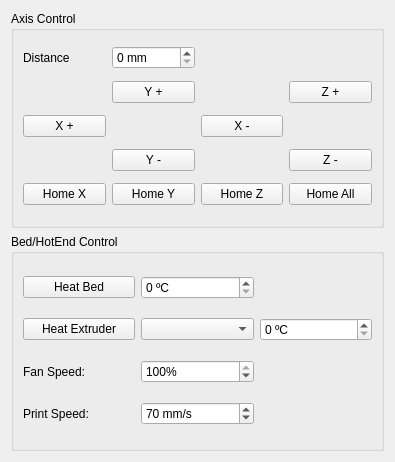
<?xml version="1.0" encoding="UTF-8"?>
<ui version="4.0">
 <class>TemporaryPrinterControlWidget</class>
 <widget class="QWidget" name="TemporaryPrinterControlWidget">
  <property name="geometry">
   <rect>
    <x>0</x>
    <y>0</y>
    <width>395</width>
    <height>462</height>
   </rect>
  </property>
  <property name="windowTitle">
   <string>Form</string>
  </property>
  <layout class="QGridLayout" name="gridLayout">
   <item row="0" column="0">
    <widget class="QGroupBox" name="groupBox">
     <property name="title">
      <string>Axis Control</string>
     </property>
     <layout class="QGridLayout" name="gridLayout_2">
      <item row="4" column="5">
       <widget class="QPushButton" name="z_downPB">
        <property name="text">
         <string>Z -</string>
        </property>
       </widget>
      </item>
      <item row="4" column="3">
       <widget class="QPushButton" name="y_downPB">
        <property name="text">
         <string>Y -</string>
        </property>
       </widget>
      </item>
      <item row="5" column="5">
       <widget class="QPushButton" name="homeAllPB">
        <property name="text">
         <string>Home All</string>
        </property>
       </widget>
      </item>
      <item row="3" column="4">
       <widget class="QPushButton" name="x_rightPB">
        <property name="text">
         <string>X -</string>
        </property>
       </widget>
      </item>
      <item row="3" column="1">
       <widget class="QPushButton" name="x_leftPB">
        <property name="text">
         <string>X +</string>
        </property>
       </widget>
      </item>
      <item row="5" column="4">
       <widget class="QPushButton" name="homeZPB">
        <property name="text">
         <string>Home Z</string>
        </property>
       </widget>
      </item>
      <item row="2" column="3">
       <widget class="QPushButton" name="y_upPB">
        <property name="text">
         <string>Y +</string>
        </property>
       </widget>
      </item>
      <item row="0" column="1">
       <widget class="QLabel" name="label_3">
        <property name="text">
         <string>Distance</string>
        </property>
       </widget>
      </item>
      <item row="5" column="3">
       <widget class="QPushButton" name="homeYPB">
        <property name="text">
         <string>Home Y</string>
        </property>
       </widget>
      </item>
      <item row="5" column="1">
       <widget class="QPushButton" name="homeXPB">
        <property name="text">
         <string>Home X</string>
        </property>
       </widget>
      </item>
      <item row="2" column="5">
       <widget class="QPushButton" name="z_upPB">
        <property name="text">
         <string>Z +</string>
        </property>
       </widget>
      </item>
      <item row="0" column="3">
       <widget class="QSpinBox" name="distanceSB">
        <property name="suffix">
         <string> mm</string>
        </property>
        <property name="maximum">
         <number>400</number>
        </property>
       </widget>
      </item>
     </layout>
    </widget>
   </item>
   <item row="1" column="0">
    <widget class="QGroupBox" name="groupBox_2">
     <property name="title">
      <string>Bed/HotEnd Control</string>
     </property>
     <layout class="QGridLayout" name="gridLayout_3">
      <item row="2" column="1">
       <widget class="QComboBox" name="extruderCB">
        <property name="currentText">
         <string/>
        </property>
       </widget>
      </item>
      <item row="2" column="2">
       <widget class="QSpinBox" name="extruderTempSB">
        <property name="suffix">
         <string> ºC</string>
        </property>
        <property name="maximum">
         <number>250</number>
        </property>
       </widget>
      </item>
      <item row="2" column="0">
       <widget class="QPushButton" name="heatExtruderPB">
        <property name="text">
         <string>Heat Extruder</string>
        </property>
        <property name="checkable">
         <bool>true</bool>
        </property>
       </widget>
      </item>
      <item row="0" column="0">
       <widget class="QPushButton" name="heatBedPB">
        <property name="text">
         <string>Heat Bed</string>
        </property>
        <property name="checkable">
         <bool>true</bool>
        </property>
       </widget>
      </item>
      <item row="0" column="1">
       <widget class="QSpinBox" name="bedTempSB">
        <property name="suffix">
         <string> ºC</string>
        </property>
        <property name="maximum">
         <number>130</number>
        </property>
       </widget>
      </item>
      <item row="3" column="0">
       <widget class="QLabel" name="label">
        <property name="text">
         <string>Fan Speed:</string>
        </property>
       </widget>
      </item>
      <item row="4" column="0">
       <widget class="QLabel" name="label_2">
        <property name="text">
         <string>Print Speed:</string>
        </property>
       </widget>
      </item>
      <item row="3" column="1">
       <widget class="QSpinBox" name="fanSpeedSB">
        <property name="suffix">
         <string>%</string>
        </property>
        <property name="minimum">
         <number>1</number>
        </property>
        <property name="maximum">
         <number>100</number>
        </property>
        <property name="value">
         <number>100</number>
        </property>
       </widget>
      </item>
      <item row="4" column="1">
       <widget class="QSpinBox" name="printSpeedSB">
        <property name="suffix">
         <string> mm/s</string>
        </property>
        <property name="value">
         <number>70</number>
        </property>
       </widget>
      </item>
     </layout>
    </widget>
   </item>
  </layout>
 </widget>
 <resources/>
 <connections/>
</ui>
